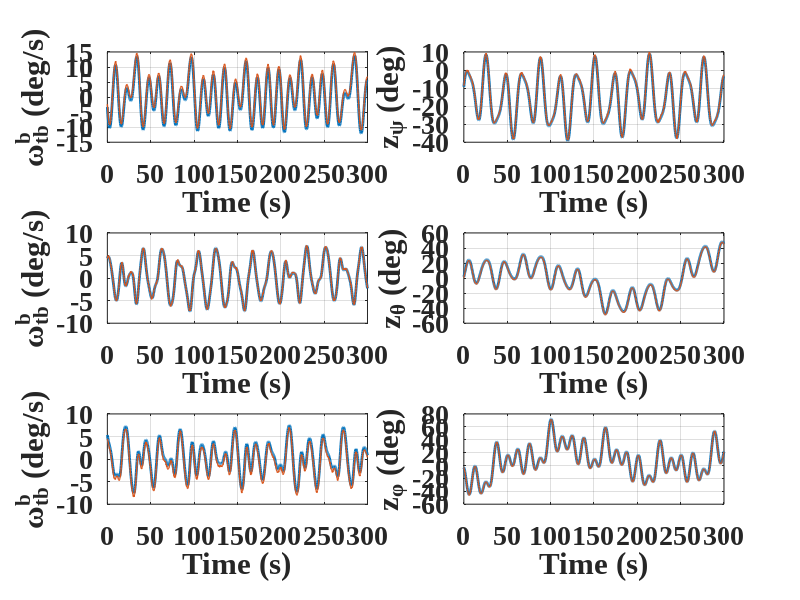
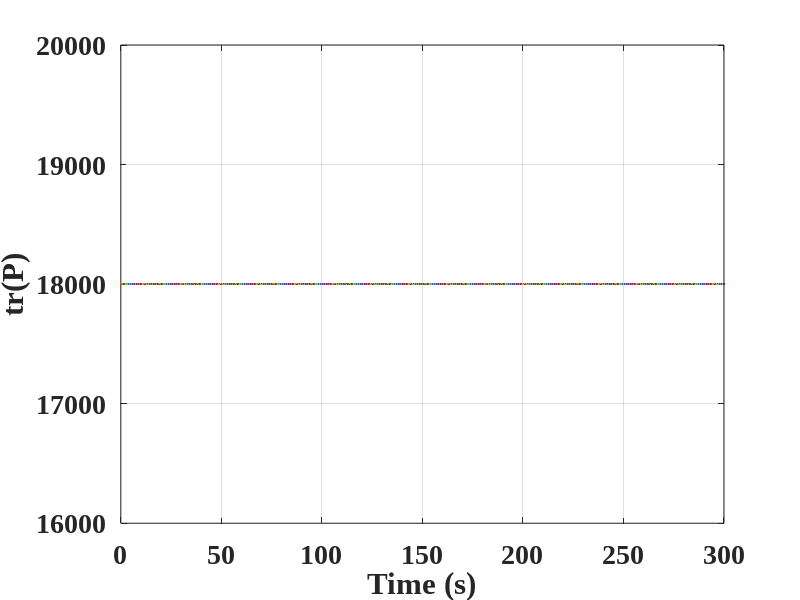
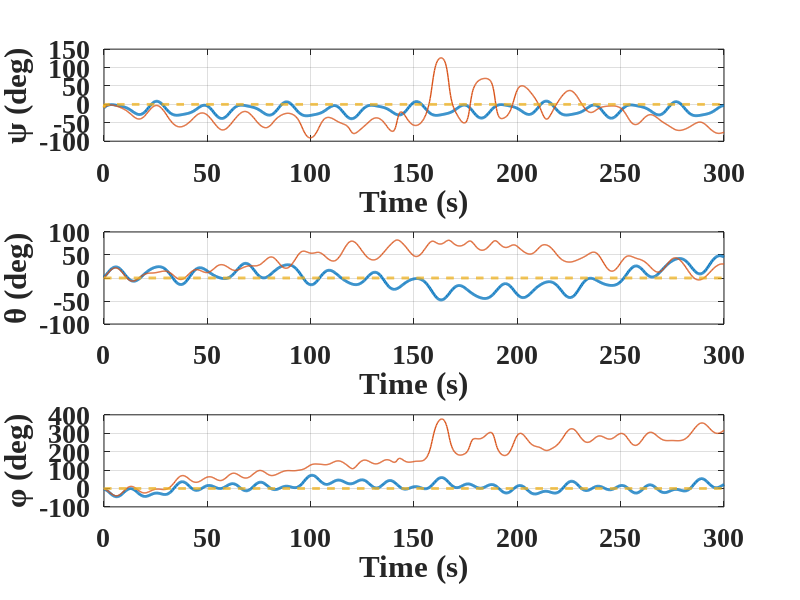

Here is the MATLAB script that generated these plots, in order: (Note: a time limit stopped this script after it produced the figures.)
function localization_ekf()
close all; clc;

%% Synthetic measurements
n_pts	= 1001;
time_pts= linspace(0, 300, 1001);	% s

generating_polynomial = 0.5*[
    0.3192   -0.0301    1.0933    0.0774   -0.0068    0.3714   -1.0891;
    0.3129   -0.1649    1.1093   -1.2141    1.5326   -0.2256    0.0326;
   -0.8649    0.6277   -0.8637   -1.1135   -0.7697    1.1174    0.5525];

euler_angles_true		= zeros(3, n_pts);
quaternions_true		= zeros(4, n_pts);
euler_angles_true_dot	= zeros(3, n_pts);
pqr_true				= zeros(3, n_pts);
for m1 = 1:3
	euler_angles_true(m1, :)= ( generating_polynomial(m1, 1)*(sin(0.1*time_pts)) + ...
		generating_polynomial(m1, 2)*(sin(0.2*time_pts)) + ...
		generating_polynomial(m1, 3)*(sin(0.3*time_pts)) + ...
		generating_polynomial(m1, 4)*(cos(0.03*time_pts)) + ...
		generating_polynomial(m1, 5)*(cos(0.02*time_pts)) + ...
		generating_polynomial(m1, 6)*(cos(0.5*time_pts)) + generating_polynomial(m1, 7) )/2;
	
	euler_angles_true_dot(m1, :) = ( 0.1*generating_polynomial(m1, 1)*(cos(0.1*time_pts)) + ...
		0.2*generating_polynomial(m1, 2)*(cos(0.2*time_pts)) + ...
		0.3*generating_polynomial(m1, 3)*(cos(0.3*time_pts)) - ...
		0.03*generating_polynomial(m1, 4)*(sin(0.03*time_pts)) - ...
		0.02*generating_polynomial(m1, 5)*(sin(0.02*time_pts)) - ...
		0.5*generating_polynomial(m1, 6)*(sin(0.5*time_pts)) )/2;
end


for m1 = 1:n_pts
	e_psi	= euler_angles_true(1, m1);
	e_thta	= euler_angles_true(2, m1);
	e_phi	= euler_angles_true(3, m1);
	pqr_true(:, m1) = [-sin(e_thta) 0 1; ...
			sin(e_phi)*cos(e_thta) cos(e_phi) 0; ...
			cos(e_phi)*cos(e_thta) -sin(e_phi) 0] * euler_angles_true_dot(:, m1);
		
	quaternions_true(:, m1)	= euler2quat( euler_angles_true(:, m1) );
	
end

std_dev_mag = 0.3*pi/180;					% Magnetometer std. dev. (rad)
std_dev_gyro= 0.13*pi/180;					% Rate gyro std. dev. (rad/s)
std_dev_airspeed= 0.002;                    % Airspeed sensor std. dev (kPa)
std_dev_accel= 0.0025*9.81;                 % Accelerometer std. dev (m/s^2)
std_dev_gps= 0.21%*9.009e-6;                 % GPS std. dev (deg)
std_dev_gps_alt= 0.4%*9.009e-6;              % GPS std. dev for altitude (deg)
std_dev_gps_vel= 0.05;                      % GPS velocity std. dev (m/s)
bias_mag	= 1*pi/180 * randn(3, 1);       % Magnetometer bias (rad)
bias_gyro	= 1*pi/180 * randn(3, 1);       % Rate gyro bias (rad/s)
bias_airspeed= 0.020;                       % Airspeed sensor bias (kPa)
bias_gps= 4.7%*9.009e-6;                     % GPS sensor bias (deg)
bias_accel= 0.01*9.81;                      % Accelerometer sensor bias (m/s^2) *guessed*
z_euler_angles_noisy	= euler_angles_true;
z_rate_gyro_noisy		= pqr_true;
for m1 = 1:numel(time_pts)
	z_euler_angles_noisy(:, m1)	= euler_angles_true(:, m1) + std_dev_mag*randn(3, 1) + bias_mag;
	z_rate_gyro_noisy(:, m1)	= pqr_true(:, m1) + std_dev_gyro*randn(3, 1) + bias_gyro;
end



save attitude_kinematics_synthetic_data.mat time_pts pqr_true ...
	euler_angles_true z_euler_angles_noisy z_rate_gyro_noisy ...
	std_dev_gyro std_dev_mag

% subplot(311); plot(time_pts, euler_angles_true(1,:)*180/pi, time_pts, z_euler_angles_noisy(1,:)*180/pi); xlabel('Time (s)'); ylabel('\psi (deg)'); grid on;
% subplot(312); plot(time_pts, euler_angles_true(2,:)*180/pi, time_pts, z_euler_angles_noisy(2,:)*180/pi); xlabel('Time (s)'); ylabel('\theta (deg)');  grid on;
% subplot(313); plot(time_pts, euler_angles_true(3,:)*180/pi, time_pts, z_euler_angles_noisy(3,:)*180/pi); xlabel('Time (s)'); ylabel('\phi (deg)');  grid on;

%% "Streaming" integration of Euler angles and quaternions (true)

euler_angles_int_from_true	= zeros(3, n_pts);
quaternions_int_from_true	= zeros(4, n_pts);
quaternions_int_from_true_norm	= zeros(1, n_pts);

x_e =	euler_angles_true(:, 1);
x_q	=	quaternions_true(:, 1);
euler_angles_int_from_true(:, 1)= x_e;
quaternions_int_from_true(:, 1)	= x_q;
for m1 = 2:n_pts
	
	% RK4 step (Euler)
	dt	= time_pts(m1) - time_pts(m1 - 1);
	u1	= pqr_true(:, m1 - 1);
	u2	= pqr_true(:, m1);
	u12	= 0.5*(u1 + u2);							% Approx (p,q,r) at (t + 0.5dt)
	
	k1	= dt*euler_kinematics(x_e,				u1);
	k2	= dt*euler_kinematics((x_e + 0.5*k1),	u12);
	k3	= dt*euler_kinematics((x_e + 0.5*k2),	u12);
	k4	= dt*euler_kinematics((x_e + k3),		u2);
	x_e	= x_e + (1/6)*k1 + (1/3)*k2 + (1/3)*k3 + (1/6)*k4;
	
	k1	= dt*quaternion_kinematics(x_q,				u1);
	k2	= dt*quaternion_kinematics((x_q + 0.5*k1),	u12);
	k3	= dt*quaternion_kinematics((x_q + 0.5*k2),	u12);
	k4	= dt*quaternion_kinematics((x_q + k3),		u2);
	x_q	= x_q + (1/6)*k1 + (1/3)*k2 + (1/3)*k3 + (1/6)*k4;
	
	% Record
	euler_angles_int_from_true(:, m1)	= x_e;
	quaternions_int_from_true(:, m1)	= x_q;
	quaternions_int_from_true_norm(:, m1)= norm(x_q);
end

%% "Streaming" integration of Euler angles and quaternions (noisy, unfiltered)

euler_angles_int_from_noisy = zeros(3, n_pts);
quaternions_int_from_noisy	= zeros(4, n_pts);
quaternions_int_from_noisy_norm	= zeros(1, n_pts);

x_e =	z_euler_angles_noisy(:, 1);
x_q =	euler2quat(x_e);

euler_angles_int_from_noisy(:, 1)	= x_e;
quaternions_int_from_noisy(:, 1)	= x_q;
for m1 = 2:n_pts
	
	% RK4 step
	dt	= time_pts(m1) - time_pts(m1 - 1);
	u1	= z_rate_gyro_noisy(:, m1 - 1);
	u2	= z_rate_gyro_noisy(:, m1);
	u12	= 0.5*(u1 + u2);							% Approx (p,q,r) at (t + 0.5dt)
	k1	= dt*euler_kinematics(x_e,				u1);
	k2	= dt*euler_kinematics((x_e + 0.5*k1),	u12);
	k3	= dt*euler_kinematics((x_e + 0.5*k2),	u12);
	k4	= dt*euler_kinematics((x_e + k3),		u2);
	x_e	= x_e + (1/6)*k1 + (1/3)*k2 + (1/3)*k3 + (1/6)*k4;
	
	k1	= dt*quaternion_kinematics(x_q,				u1);
	k2	= dt*quaternion_kinematics((x_q + 0.5*k1),	u12);
	k3	= dt*quaternion_kinematics((x_q + 0.5*k2),	u12);
	k4	= dt*quaternion_kinematics((x_q + k3),		u2);
	x_q	= x_q + (1/6)*k1 + (1/3)*k2 + (1/3)*k3 + (1/6)*k4;

% 	x_q = x_q + dt*quaternion_kinematics(x_q, u1)
	
	% Record
	euler_angles_int_from_noisy(:, m1) = x_e;
	quaternions_int_from_noisy(:, m1)	= x_q;
	quaternions_int_from_noisy_norm(:, m1)= norm(x_q);
end

%% "Streaming" extended Kalman filter estimates of Euler angles and biases

z_gps_pos = ones(3,n_pts);
z_gps_velocity = ones(3,n_pts);
z_accel_noisy = ones(3,n_pts);

R_me_covariance		= blkdiag((std_dev_gps^2)*eye(2), (std_dev_gps_alt^2),(std_dev_gps_vel^2)*eye(3),(std_dev_mag^2) * eye(3));								% Measurement error covariance (3x3 matrix)
P_ee_covariance     = diag(1000*ones(18,1));						

% Initial estimate same as direct measurement; zero initial estimate of all biases
x_e_hat	= [z_gps_pos(:,1); z_gps_velocity(:,1); z_euler_angles_noisy(:,1); zeros(9,1)]; %bias_mag; bias_mag; bias_mag; bias_accel; bias_accel; bias_accel; bias_gyro; bias_gyro; bias_gyro];
x_e_dot = [z_gps_velocity(:,1); z_accel_noisy(:,1); z_rate_gyro_noisy(:,1); zeros(9,1)];


euler_angles_ekf_est	= zeros(3, n_pts);
% biases_e_ekf_est		= zeros(9, n_pts);		% (three magnetometer, three rate gyro) biases
% trace_P_rec				= zeros(1, n_pts);

euler_angles_ekf_est(:, 1)	= x_e_hat(7:9);
biases_e_ekf_est(:, 1)		= zeros(6, 1);		% (three magnetometer, three rate gyro) biases
trace_P_rec(1)				= trace(P_ee_covariance); 

for m1 = 2:n_pts
    dt = time_pts(m1) - time_pts(m1 - 1);
	
	% Physics-based predictive model 
    a_x = z_accel_noisy(1);
    a_y = z_accel_noisy(2);
    a_z = z_accel_noisy(3);
    z_p = z_rate_gyro_noisy(1);
    z_q = z_rate_gyro_noisy(2);
    z_r = z_rate_gyro_noisy(3);
    e_psi   = x_e_hat(7);
	e_thta	= x_e_hat(8);
	e_phi	= x_e_hat(9);
    Hinv	= (1 / cos(e_thta) ) * [0 sin(e_phi) cos(e_phi); ...
		0 cos(e_phi)*cos(e_thta) -sin(e_phi)*cos(e_thta); ...
		cos(e_thta) sin(e_phi)*sin(e_thta) cos(e_phi)*sin(e_thta)];
    
    R_t_b = [cos(e_psi)*cos(e_thta) cos(e_thta)*sin(e_psi) -sin(e_thta);...
        cos(e_psi)*sin(e_phi)*sin(e_thta)-cos(e_phi)*sin(e_psi) cos(e_phi)*cos(e_psi)+sin(e_phi)*sin(e_psi)*sin(e_thta) cos(e_thta)*sin(e_phi);...
        sin(e_phi)*sin(e_psi)+cos(e_phi)*cos(e_psi)*sin(e_thta) cos(e_phi)*sin(e_psi)*sin(e_thta)-cos(e_psi)*sin(e_phi) cos(e_phi)*cos(e_thta)];
    
    Jac_Hinv = [0 z_q*sin(e_phi)*sin(e_thta)/(cos(e_thta)^2)+z_r*cos(e_phi)*sin(e_thta)/(cos(e_thta)^2) z_q*cos(e_phi)/cos(e_thta)-z_r*sin(e_phi)/cos(e_thta);...
        0 0 -z_q*sin(e_phi)-z_r*cos(e_phi);...
        0 z_q*sin(e_phi)/(cos(e_thta)^2)+z_r*cos(e_phi)/(cos(e_thta)^2) z_q*cos(e_phi)*tan(e_thta)-z_r*sin(e_phi)*tan(e_thta)];
    
    Jac_Rtb = [-a_x*sin(e_psi)*cos(e_thta)+a_y*cos(e_thta)*cos(e_psi) -a_x*cos(e_psi)*sin(e_thta)-a_y*sin(e_thta)*sin(e_psi)-a_z*cos(e_thta) 0;...
        a_x*(-sin(e_psi)*sin(e_phi)*sin(e_thta)-cos(e_phi)*cos(e_psi))+a_y*(sin(e_phi)*cos(e_psi)*sin(e_thta)-cos(e_phi)*sin(e_psi)) a_x*cos(e_psi)*sin(e_phi)*cos(e_thta)+a_y*sin(e_phi)*sin(e_psi)*cos(e_thta)-a_z*sin(e_phi)*sin(e_thta) a_x*(cos(e_psi)*cos(e_phi)*sin(e_thta)+sin(e_phi)*sin(e_psi))+a_y*(cos(e_phi)*sin(e_psi)*sin(e_thta)-sin(e_phi)*cos(e_psi))+a_z*cos(e_thta)*cos(e_phi);...
        a_x*(sin(e_phi)*cos(e_psi)-cos(e_phi)*sin(e_psi)*sin(e_thta))+a_y*(cos(e_phi)*cos(e_psi)*sin(e_thta)+sin(e_psi)*sin(e_phi)) a_x*cos(e_phi)*cos(e_psi)*cos(e_thta)+a_y*cos(e_phi)*sin(e_psi)*cos(e_thta)-a_z*cos(e_phi)*sin(e_thta) a_x*(cos(e_phi)*sin(e_psi)-sin(e_phi)*cos(e_psi)*sin(e_thta))+a_y*(-sin(e_phi)*sin(e_psi)*sin(e_thta)-cos(e_psi)*cos(e_phi))-a_z*sin(e_phi)*cos(e_thta)];
	
	A_e	= [zeros(3) eye(3) zeros(3,12);...
        zeros(3) zeros(3) Jac_Rtb zeros(3) -R_t_b zeros(3);...
        zeros(3) zeros(3) Jac_Hinv zeros(3,6) -Hinv;...
        zeros(9,18)];
	B_e	= [zeros(3,6);...
        -R_t_b zeros(3);...
        zeros(3) -Hinv;...
        zeros(9,6)];
	Q_pn_covariance = B_e * (blkdiag((std_dev_accel^2)*eye(3),(std_dev_gyro^2) * eye(3))) * B_e';
	
	zm	= [z_gps_pos(:,m1); z_gps_velocity(:,m1); z_euler_angles_noisy(:,m1); zeros(9,1)];	% New magnetometer measurements
	
	% Predictive estimate (RK4) and e.e. covariance
% 	u1	= z_rate_gyro_noisy(:, m1 - 1) - biases_e_ekf_est(4:6, m1 - 1);
% 	u2	= z_rate_gyro_noisy(:, m1) - x_e_hat(7:9);
% 	u12	= 0.5*(u1 + u2);													% Approx (p,q,r) at (t + 0.5dt)
% 	k1	= dt*euler_kinematics(x_e_hat(1:3),				u1);
% 	k2	= dt*euler_kinematics((x_e_hat(1:3) + 0.5*k1),	u12);
% 	k3	= dt*euler_kinematics((x_e_hat(1:3) + 0.5*k2),	u12);
% 	k4	= dt*euler_kinematics((x_e_hat(1:3) + k3),		u2);
%  	x_e_minus	= x_e_hat + [ ...
%  		((1/6)*k1 + (1/3)*k2 + (1/3)*k3 + (1/6)*k4); zeros(6,1)];			% The predictive state update can use nonlinear kinematic equations

    x_e_minus	= x_e_hat + x_e_dot*dt;
    
    P_minus= (eye(18) + A_e*dt)*P_ee_covariance*(eye(18) + A_e*dt)' + Q_pn_covariance*dt^2;			% The e.e. covariance update uses linearized A...
	
	% Measurement model
    C_e	= eye(18);		% For Euler angles
	
	% Kalman gain
    K_e_gain = P_minus*C_e' * inv(C_e*P_minus*C_e' + blkdiag(R_me_covariance,0*eye(9)))			%... as does the Kalman gain computation
	
	% Recursive WLSE method to update predictive estimate with new
	% measurement
	x_e_hat	= x_e_minus + K_e_gain * ( zm - C_e*x_e_minus );				% New estimate
	P_ee_covariance		= (eye(18) - K_e_gain * C_e) * P_minus	;		% New e.e. covariance, again linearized C 
	
	% Record
% 	euler_angles_ekf_est(:, m1)			= x_e_hat(7:9);
% 	biases_e_ekf_est(:, m1)				= x_e_hat(10:end);
% 	trace_P_rec(m1)						= trace(P_ee_covariance);
	% Notice that the estimation error covariance decreases with time, 
	% indicating increasing confidence in the position estimate
end


figsize = [0, 0.04, 0.8, 0.7];
figure('Units', 'Normalized', 'InnerPosition', figsize, 'OuterPosition', figsize);

subplot(321); plot(time_pts, pqr_true(1,:)*180/pi, 'LineWidth', 2); hold on;
subplot(321); plot(time_pts, z_rate_gyro_noisy(1,:)*180/pi, 'LineWidth', 1); hold on;
xlabel('Time (s)'); ylabel('\omega_{tb}^{b} (deg/s)'); grid on;
set(gca, 'FontSize', 20, 'FontName', 'Times New Roman', 'FontWeight', 'bold');

subplot(323); plot(time_pts, pqr_true(2,:)*180/pi, 'LineWidth', 2); hold on;
subplot(323); plot(time_pts, z_rate_gyro_noisy(2,:)*180/pi, 'LineWidth', 1); hold on;
xlabel('Time (s)'); ylabel('\omega_{tb}^{b} (deg/s)');  grid on;
set(gca, 'FontSize', 20, 'FontName', 'Times New Roman', 'FontWeight', 'bold');

subplot(325); plot(time_pts, pqr_true(3,:)*180/pi, 'LineWidth', 2); hold on;
subplot(325); plot(time_pts, z_rate_gyro_noisy(3,:)*180/pi, 'LineWidth', 1); hold on;
xlabel('Time (s)'); ylabel('\omega_{tb}^{b} (deg/s)');  grid on;
set(gca, 'FontSize', 20, 'FontName', 'Times New Roman', 'FontWeight', 'bold');

subplot(322); plot(time_pts, euler_angles_true(1,:)*180/pi, 'LineWidth', 2); hold on;
subplot(322); plot(time_pts, z_euler_angles_noisy(1,:)*180/pi, 'LineWidth', 1); hold on;
xlabel('Time (s)'); ylabel('z_{\psi} (deg)'); grid on;
set(gca, 'FontSize', 20, 'FontName', 'Times New Roman', 'FontWeight', 'bold');

subplot(324); plot(time_pts, euler_angles_true(2,:)*180/pi, 'LineWidth', 2); hold on;
subplot(324); plot(time_pts, z_euler_angles_noisy(2,:)*180/pi, 'LineWidth', 1); hold on;
xlabel('Time (s)'); ylabel('z_{\theta} (deg)');  grid on;
set(gca, 'FontSize', 20, 'FontName', 'Times New Roman', 'FontWeight', 'bold');

subplot(326); plot(time_pts, euler_angles_true(3,:)*180/pi, 'LineWidth', 2); hold on;
subplot(326); plot(time_pts, z_euler_angles_noisy(3,:)*180/pi, 'LineWidth', 1); hold on;
xlabel('Time (s)'); ylabel('z_{\phi} (deg)');  grid on;
set(gca, 'FontSize', 20, 'FontName', 'Times New Roman', 'FontWeight', 'bold');

print -dpng attitude_ekf_data_constbias.png



figsize = [0, 0.04, 0.5, 0.5];
figure('Units', 'Normalized', 'InnerPosition', figsize, 'OuterPosition', figsize);
plot(time_pts, trace_P_rec, 'LineWidth', 2); grid on;
xlabel('Time (s)'); ylabel('tr(P)');
set(gca, 'FontSize', 20, 'FontName', 'Times New Roman', 'FontWeight', 'bold');
print -dpng attitude_ekf_traceP_constbias.png


figure('Units', 'Normalized', 'InnerPosition', figsize, 'OuterPosition', figsize);

subplot(311); plot(time_pts, euler_angles_int_from_true(1,:)*180/pi, 'LineWidth', 2); hold on;
subplot(311); plot(time_pts, euler_angles_int_from_noisy(1,:)*180/pi, 'LineWidth', 1); 
subplot(311); plot(time_pts, euler_angles_ekf_est(1,:)*180/pi, '--', 'LineWidth', 2); 
xlabel('Time (s)'); ylabel('\psi (deg)'); grid on;
set(gca, 'FontSize', 20, 'FontName', 'Times New Roman', 'FontWeight', 'bold');

subplot(312); plot(time_pts, euler_angles_int_from_true(2,:)*180/pi, 'LineWidth', 2); hold on;
subplot(312); plot(time_pts, euler_angles_int_from_noisy(2,:)*180/pi, 'LineWidth', 1);
subplot(312); plot(time_pts, euler_angles_ekf_est(2,:)*180/pi, '--', 'LineWidth', 2); 
xlabel('Time (s)'); ylabel('\theta (deg)');  grid on;
set(gca, 'FontSize', 20, 'FontName', 'Times New Roman', 'FontWeight', 'bold');

subplot(313); plot(time_pts, euler_angles_int_from_true(3,:)*180/pi, 'LineWidth', 2); hold on;
subplot(313); plot(time_pts, euler_angles_int_from_noisy(3,:)*180/pi, 'LineWidth', 1);
subplot(313); plot(time_pts, euler_angles_ekf_est(3,:)*180/pi, '--', 'LineWidth', 2); 
xlabel('Time (s)'); ylabel('\phi (deg)');  grid on;
set(gca, 'FontSize', 20, 'FontName', 'Times New Roman', 'FontWeight', 'bold');

print -dpng attitude_ekf_euler_constbias.png

figure('Units', 'Normalized', 'InnerPosition', figsize, 'OuterPosition', figsize);
for m1 = 1:6
	subplot(2, 3, m1);
	plot(time_pts, biases_e_ekf_est(m1, :)*180/pi, 'LineWidth', 2);
	set(gca, 'FontSize', 20, 'FontName', 'Times New Roman', 'FontWeight', 'bold');
	hold on; grid on;
end
print -dpng attitude_ekf_est_bias.png

figsize = [0, 0.04, 0.5, 0.7];
figure('Units', 'Normalized', 'InnerPosition', figsize, 'OuterPosition', figsize);
% subplot(511); plot(time_pts, quaternions_true(1,:), 'LineWidth', 2); hold on;
subplot(511); plot(time_pts, quaternions_int_from_true(1,:), 'LineWidth', 2); hold on;
subplot(511); plot(time_pts, quaternions_int_from_noisy(1,:), 'LineWidth', 1);
xlabel('Time (s)'); ylabel('e_0'); grid on;
set(gca, 'FontSize', 20, 'FontName', 'Times New Roman', 'FontWeight', 'bold');

% subplot(512); plot(time_pts, quaternions_true(2,:), 'LineWidth', 2); hold on;
subplot(512); plot(time_pts, quaternions_int_from_true(2,:), 'LineWidth', 2); hold on;
subplot(512); plot(time_pts, quaternions_int_from_noisy(2,:), 'LineWidth', 1);
xlabel('Time (s)'); ylabel('e_1'); grid on;
set(gca, 'FontSize', 20, 'FontName', 'Times New Roman', 'FontWeight', 'bold');

% subplot(513); plot(time_pts, quaternions_true(3,:), 'LineWidth', 2); hold on;
subplot(513); plot(time_pts, quaternions_int_from_true(3,:), 'LineWidth', 2); hold on;
subplot(513); plot(time_pts, quaternions_int_from_noisy(3,:), 'LineWidth', 1);
xlabel('Time (s)'); ylabel('e_2'); grid on;
set(gca, 'FontSize', 20, 'FontName', 'Times New Roman', 'FontWeight', 'bold');

% subplot(514); plot(time_pts, quaternions_true(4,:), 'LineWidth', 2); hold on;
subplot(514); plot(time_pts, quaternions_int_from_true(4,:), 'LineWidth', 2); hold on;
subplot(514); plot(time_pts, quaternions_int_from_noisy(4,:), 'LineWidth',1);
xlabel('Time (s)'); ylabel('e_3'); grid on;
set(gca, 'FontSize', 20, 'FontName', 'Times New Roman', 'FontWeight', 'bold');

subplot(515); plot(time_pts, quaternions_int_from_true_norm, 'LineWidth', 2); hold on;
subplot(515); plot(time_pts, quaternions_int_from_noisy_norm, 'LineWidth', 1);
xlabel('Time (s)'); ylabel('||e||'); grid on;
set(gca, 'FontSize', 20, 'FontName', 'Times New Roman', 'FontWeight', 'bold');
print -dpng attitude_ekf_quaternions_nobias.png

%%
	function x_dot = euler_kinematics(x, pqr)
		e_thta_	= x(2);
		e_phi_	= x(3);
		
		x_dot	= [...
			-sin(e_thta_) 0 1; ...
			sin(e_phi_)*cos(e_thta_) cos(e_phi_) 0; ...
			cos(e_phi_)*cos(e_thta_) -sin(e_phi_) 0] \ pqr;
	end

	function x_dot = quaternion_kinematics(x, pqr)
		p_ = pqr(1);
		q_ = pqr(2);
		r_ = pqr(3);
		x_dot = 0.5*[0 -p_ -q_ -r_; p_ 0 r_ -q_; q_ -r_ 0 p_; r_ q_ -p_ 0]*x;
	end

	function quat_ = euler2quat(euler_angles_)
		e_psi_	= euler_angles_(1);
		e_thta_	= euler_angles_(2);
		e_phi_	= euler_angles_(3);
		quat_	=	[ ...
			cos(e_psi_/2)*cos(e_thta_/2)*cos(e_phi_/2) + sin(e_psi_/2)*sin(e_thta_/2)*sin(e_phi_/2); ...
			cos(e_psi_/2)*cos(e_thta_/2)*sin(e_phi_/2) - sin(e_psi_/2)*sin(e_thta_/2)*cos(e_phi_/2); ...
			cos(e_psi_/2)*sin(e_thta_/2)*cos(e_phi_/2) + sin(e_psi_/2)*cos(e_thta_/2)*sin(e_phi_/2); ...
			sin(e_psi_/2)*cos(e_thta_/2)*cos(e_phi_/2) - cos(e_psi_/2)*sin(e_thta_/2)*sin(e_phi_/2)];
 
	end

	function euler_angles_ = quat2euler(quat_)
		e0_ = quat_(1);		e1_ = quat_(2);
		e2_ = quat_(3);		e3_ = quat_(4);
		e_psi_	= atan2( 2*(e0_*e3_ + e1_*e2_), e0_^2 + e1_^2 - e2_^2 - e3_^2 );
		e_thta_ = asin( 2*(e0_*e2_ - e1_*e3_) );
		e_phi_	= atan2( 2*(e0_*e1_ + e2_*e3_), e0_^2 + e3_^2 - e1_^2 - e2_^2 );
		
		euler_angles_ = [e_psi_; e_thta_; e_phi_];
	end
end
